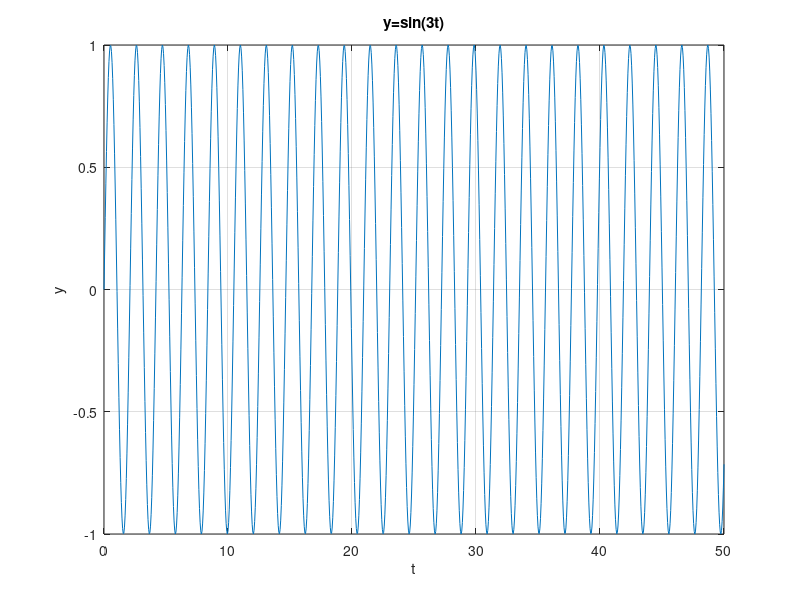
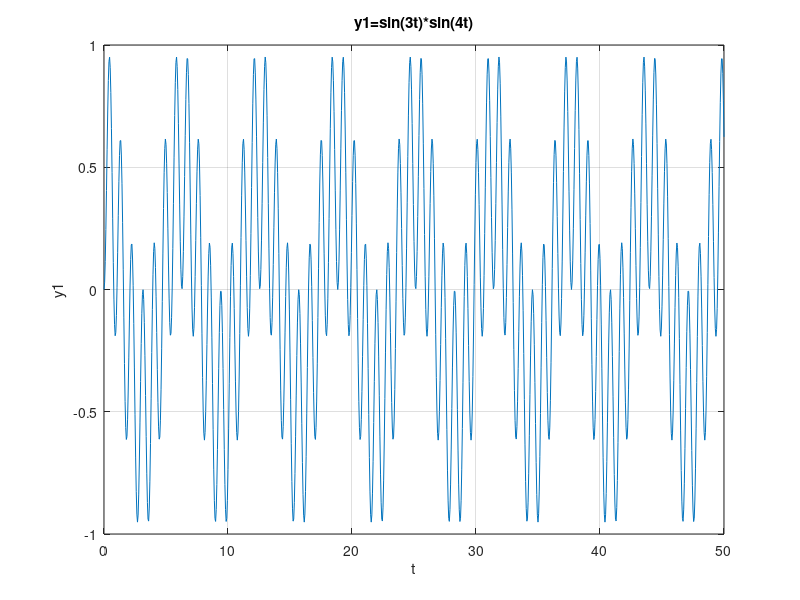
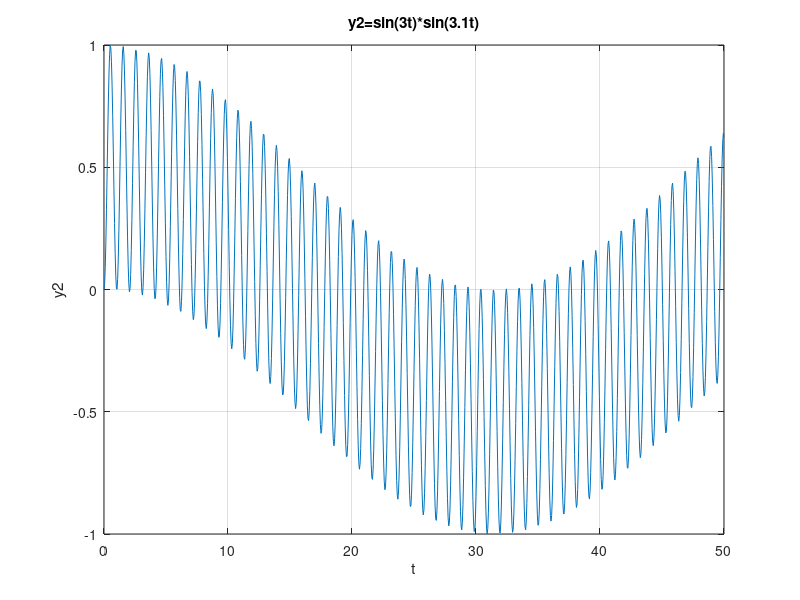
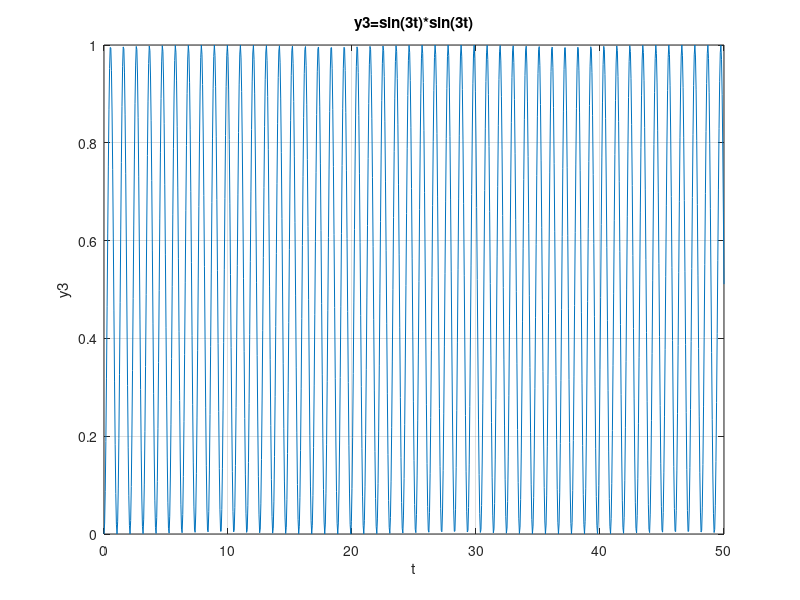

These charts were generated, in order, by the following MATLAB code: (Note: this script raises an error after producing the figures.)
% 
clc;
clear;
close all;
addpath('../Basic');

% Define the function
f = @(t) sin(3*t);
f1 = @(t) sin(3*t).*sin(4*t);
f2 = @(t) sin(3*t).*sin(3.1*t);
f3 = @(t) sin(3*t).*sin(3*t);

t = 0:0.05:50;
y = f(t);
y1 = f1(t);
y2 = f2(t);
y3 = f3(t);

% draw pic & calculate the integraton
figure
plot(t,y);
title('y=sin(3t)');grid on;xlabel('t');ylabel('y');
int_res = double(integral(f,0,50))

figure
plot(t,y1);
title('y1=sin(3t)*sin(4t)');grid on;xlabel('t');ylabel('y1');
int_res1 = double(integral(f1,0,50))

figure
plot(t,y2);
title('y2=sin(3t)*sin(3.1t)');grid on;xlabel('t');ylabel('y2');
int_res2 = double(integral(f2,0,50))

figure
plot(t,y3);
title('y3=sin(3t)*sin(3t)');grid on;xlabel('t');ylabel('y3');
int_res3 = double(integral(f3,0,50))

% use the fft the draw the Single-Sided Amplitude Spectrum
Fs = 20;            % Sampling frequency                    
T = 1/Fs;             % Sampling period       
L = 1000;             % Length of signal
t = (0:L-1)*T;        % Time vector
S = sin(3*t);
% My_FFT is my own defined function in '../Basic'. You can use Matlab function fft(), 
% use 'help fft' to see how to use fft.
Y = My_FFT(S);
P2 = abs(Y/L);
P1 = P2(1:L/2+1);
P1(2:end-1) = 2*P1(2:end-1);
f = Fs*(0:(L/2))/L*2*pi;
figure
plot(f,P1) 
title('Single-Sided Amplitude Spectrum of y=sin(3t)')
xlabel('w (rad/s)');ylabel('|X(w)|');grid on;

